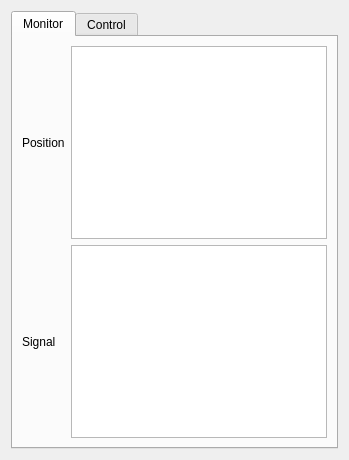
                  <widget class="QWidget" name="tab_23">
                   <attribute name="title">
                    <string>First Stage</string>
                   </attribute>
                   <layout class="QGridLayout" name="gridLayout_11">
                    <item row="0" column="0">
                     <widget class="QTabWidget" name="tabWidget_18">
                      <property name="currentIndex">
                       <number>0</number>
                      </property>
                      <widget class="QWidget" name="tab_47">
                       <attribute name="title">
                        <string>Monitor</string>
                       </attribute>
                       <layout class="QGridLayout" name="gridLayout_37">
                        <item row="0" column="1">
                         <widget class="QGraphicsView" name="graphicsView_6"/>
                        </item>
                        <item row="0" column="0">
                         <widget class="QLabel" name="label_6">
                          <property name="text">
                           <string>Position</string>
                          </property>
                         </widget>
                        </item>
                        <item row="1" column="1">
                         <widget class="QGraphicsView" name="graphicsView_7"/>
                        </item>
                        <item row="1" column="0">
                         <widget class="QLabel" name="label_8">
                          <property name="text">
                           <string>Signal</string>
                          </property>
                         </widget>
                        </item>
                       </layout>
                      </widget>
                      <widget class="QWidget" name="tab_48">
                       <attribute name="title">
                        <string>Control</string>
                       </attribute>
                      </widget>
                     </widget>
                    </item>
                   </layout>
                  </widget>
